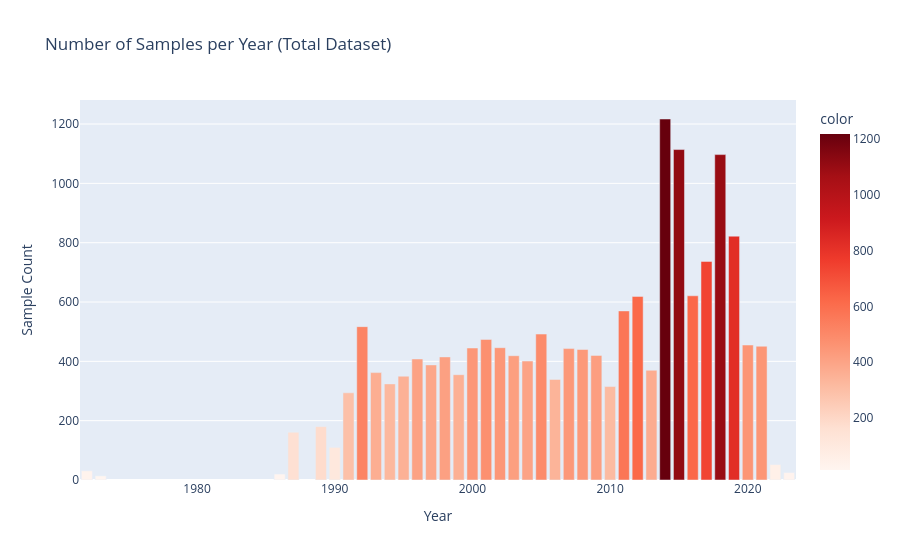

Notebook cell for this chart:
### Code cell
print("Year Range Check:")
print(f"Earliest Year: {df['year'].min()}")
print(f"Latest Year:   {df['year'].max()}")

print("\nSample Count per Year:")
yearly_counts = df.groupby('year').size()
print(yearly_counts)

# Visualize the sample volume per year to see the "2013 surge"

fig_vol = px.bar(
    x=yearly_counts.index, 
    y=yearly_counts.values,
    title='Number of Samples per Year (Total Dataset)',
    labels={'x': 'Year', 'y': 'Sample Count'},
    color=yearly_counts.values,
    color_continuous_scale='reds'
)
fig_vol.show()

### Figure 1 — Plotly figure (JSON) as saved in the notebook; plotly's stock layout.template omitted (floating-point values rounded to 4 significant figures)
{"data": [{"hovertemplate": "Year=%{x}<br>Sample Count=%{y}<br>color=%{marker.color}<extra></extra>", "legendgroup": "", "marker": {"color": [31, 14, 20, 161, 180, 110, 294, 517, 362, 324, 350, 408, 388, 415, 355, 445, 474, 446, 419, 401, 492, 339, 443, 440, 420, 315, 570, 619, 370, 1217, 1114, 621, 737, 1097, 822, 455, 451, 52, 25], "coloraxis": "coloraxis", "pattern": {"shape": ""}}, "name": "", "orientation": "v", "showlegend": false, "textposition": "auto", "type": "bar", "x": [1972, 1973, 1986, 1987, 1989, 1990, 1991, 1992, 1993, 1994, 1995, 1996, 1997, 1998, 1999, 2000, 2001, 2002, 2003, 2004, 2005, 2006, 2007, 2008, 2009, 2010, 2011, 2012, 2013, 2014, 2015, 2016, 2017, 2018, 2019, 2020, 2021, 2022, 2023], "xaxis": "x", "y": [31, 14, 20, 161, 180, 110, 294, 517, 362, 324, 350, 408, 388, 415, 355, 445, 474, 446, 419, 401, 492, 339, 443, 440, 420, 315, 570, 619, 370, 1217, 1114, 621, 737, 1097, 822, 455, 451, 52, 25], "yaxis": "y"}], "layout": {"barmode": "relative", "coloraxis": {"colorbar": {"title": {"text": "color"}}, "colorscale": [[0, "rgb(255,245,240)"], [0.125, "rgb(254,224,210)"], [0.25, "rgb(252,187,161)"], [0.375, "rgb(252,146,114)"], [0.5, "rgb(251,106,74)"], [0.625, "rgb(239,59,44)"], [0.75, "rgb(203,24,29)"], [0.875, "rgb(165,15,21)"], [1, "rgb(103,0,13)"]]}, "legend": {"tracegroupgap": 0}, "title": {"text": "Number of Samples per Year (Total Dataset)"}, "xaxis": {"anchor": "y", "domain": [0, 1], "title": {"text": "Year"}}, "yaxis": {"anchor": "x", "domain": [0, 1], "title": {"text": "Sample Count"}}}}
